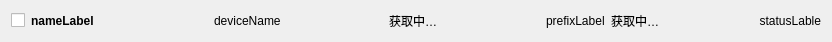
<?xml version="1.0" encoding="UTF-8"?>
<ui version="4.0">
 <class>DeviceListItemA</class>
 <widget class="QWidget" name="DeviceListItemA">
  <property name="geometry">
   <rect>
    <x>0</x>
    <y>0</y>
    <width>832</width>
    <height>41</height>
   </rect>
  </property>
  <property name="windowTitle">
   <string>Form</string>
  </property>
  <layout class="QGridLayout" name="gridLayout">
   <item row="0" column="0">
    <widget class="QCheckBox" name="checkBox">
     <property name="text">
      <string/>
     </property>
     <property name="checked">
      <bool>false</bool>
     </property>
     <property name="tristate">
      <bool>false</bool>
     </property>
    </widget>
   </item>
   <item row="0" column="1">
    <widget class="QLabel" name="nameLabel">
     <property name="sizePolicy">
      <sizepolicy hsizetype="Preferred" vsizetype="Preferred">
       <horstretch>0</horstretch>
       <verstretch>0</verstretch>
      </sizepolicy>
     </property>
     <property name="minimumSize">
      <size>
       <width>100</width>
       <height>0</height>
      </size>
     </property>
     <property name="font">
      <font>
       <weight>75</weight>
       <bold>true</bold>
      </font>
     </property>
     <property name="text">
      <string>nameLabel</string>
     </property>
    </widget>
   </item>
   <item row="0" column="4">
    <spacer name="horizontalSpacer">
     <property name="orientation">
      <enum>Qt::Horizontal</enum>
     </property>
     <property name="sizeType">
      <enum>QSizePolicy::Expanding</enum>
     </property>
     <property name="sizeHint" stdset="0">
      <size>
       <width>20</width>
       <height>20</height>
      </size>
     </property>
    </spacer>
   </item>
   <item row="0" column="5">
    <widget class="QLabel" name="batteryLabe">
     <property name="minimumSize">
      <size>
       <width>100</width>
       <height>0</height>
      </size>
     </property>
     <property name="maximumSize">
      <size>
       <width>100</width>
       <height>16777215</height>
      </size>
     </property>
     <property name="text">
      <string>获取中…</string>
     </property>
     <property name="scaledContents">
      <bool>true</bool>
     </property>
     <property name="alignment">
      <set>Qt::AlignCenter</set>
     </property>
    </widget>
   </item>
   <item row="0" column="6">
    <spacer name="horizontalSpacer_3">
     <property name="orientation">
      <enum>Qt::Horizontal</enum>
     </property>
     <property name="sizeType">
      <enum>QSizePolicy::Expanding</enum>
     </property>
     <property name="sizeHint" stdset="0">
      <size>
       <width>20</width>
       <height>20</height>
      </size>
     </property>
    </spacer>
   </item>
   <item row="0" column="7">
    <widget class="QLabel" name="prefixLabel">
     <property name="text">
      <string>prefixLabel</string>
     </property>
    </widget>
   </item>
   <item row="0" column="8">
    <widget class="QLabel" name="timeLable">
     <property name="sizePolicy">
      <sizepolicy hsizetype="Preferred" vsizetype="Preferred">
       <horstretch>0</horstretch>
       <verstretch>0</verstretch>
      </sizepolicy>
     </property>
     <property name="text">
      <string>获取中…</string>
     </property>
    </widget>
   </item>
   <item row="0" column="9">
    <spacer name="horizontalSpacer_2">
     <property name="orientation">
      <enum>Qt::Horizontal</enum>
     </property>
     <property name="sizeType">
      <enum>QSizePolicy::Expanding</enum>
     </property>
     <property name="sizeHint" stdset="0">
      <size>
       <width>20</width>
       <height>20</height>
      </size>
     </property>
    </spacer>
   </item>
   <item row="0" column="10">
    <widget class="QLabel" name="statusLable">
     <property name="minimumSize">
      <size>
       <width>80</width>
       <height>0</height>
      </size>
     </property>
     <property name="maximumSize">
      <size>
       <width>80</width>
       <height>16777215</height>
      </size>
     </property>
     <property name="text">
      <string>statusLable</string>
     </property>
     <property name="alignment">
      <set>Qt::AlignRight|Qt::AlignTrailing|Qt::AlignVCenter</set>
     </property>
    </widget>
   </item>
   <item row="0" column="3">
    <widget class="QLabel" name="deviceNameLabel">
     <property name="text">
      <string>deviceName</string>
     </property>
    </widget>
   </item>
   <item row="0" column="2">
    <spacer name="horizontalSpacer_4">
     <property name="orientation">
      <enum>Qt::Horizontal</enum>
     </property>
     <property name="sizeType">
      <enum>QSizePolicy::Expanding</enum>
     </property>
     <property name="sizeHint" stdset="0">
      <size>
       <width>20</width>
       <height>20</height>
      </size>
     </property>
    </spacer>
   </item>
  </layout>
 </widget>
 <resources/>
 <connections/>
</ui>
